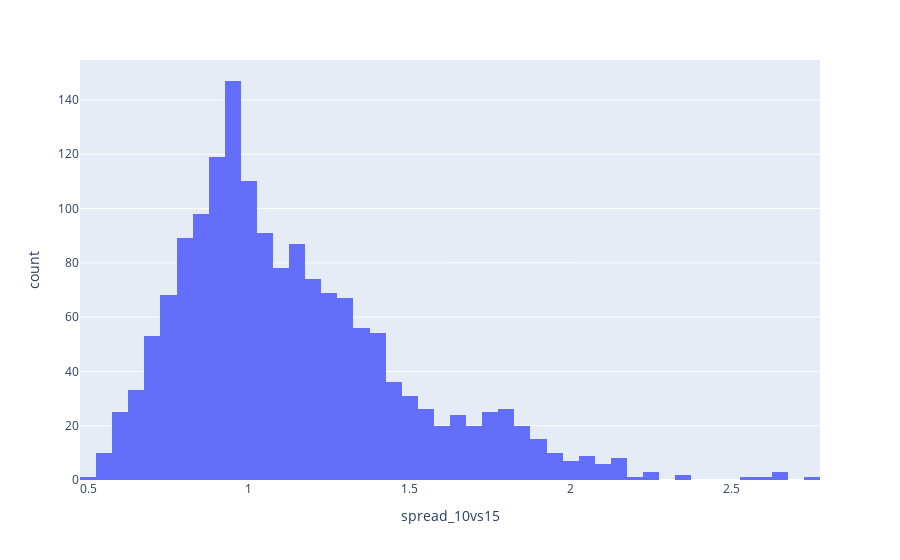

Notebook cell for this chart:
### Code cell
px.histogram(df, x="spread_10vs15")

### Figure 1 — Plotly figure (JSON) as saved in the notebook; plotly's stock layout.template omitted (floating-point values rounded to 4 significant figures; data arrays with more than 128 entries replaced by an {"elided": "..."} marker saying what was removed)
{"data": [{"alignmentgroup": "True", "bingroup": "x", "hovertemplate": "spread_10vs15=%{x}<br>count=%{y}<extra></extra>", "legendgroup": "", "marker": {"color": "#636efa", "pattern": {"shape": ""}}, "name": "", "offsetgroup": "", "orientation": "v", "showlegend": false, "type": "histogram", "x": {"elided": "3171 float values"}, "xaxis": "x", "yaxis": "y"}], "layout": {"autosize": true, "barmode": "relative", "legend": {"tracegroupgap": 0}, "margin": {"t": 60}, "xaxis": {"anchor": "y", "autorange": true, "domain": [0, 1], "range": [0.475, 2.775], "title": {"text": "spread_10vs15"}, "type": "linear"}, "yaxis": {"anchor": "x", "autorange": true, "domain": [0, 1], "range": [0, 154.7], "title": {"text": "count"}}}}
